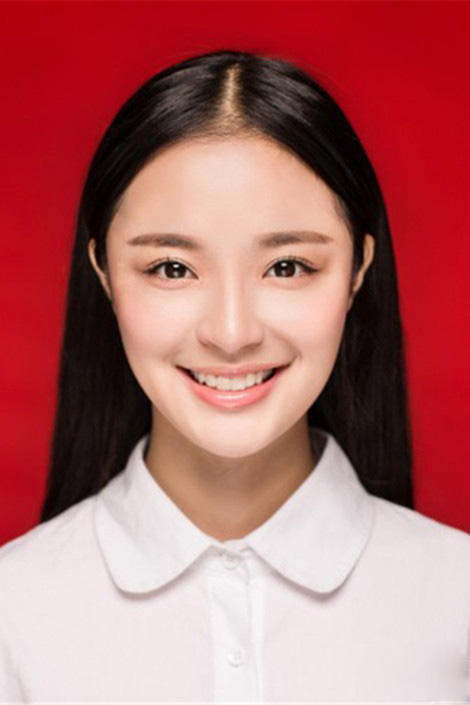
#> input picture img/1436234-36bd210160f15f9f.jpg, 470 x 705 px
$ python main.py
#> lines starting #> are read from the running program, lines starting #| are printed output that depends on the picture; after the words box and inside, x2 and y2 are one past the last pixel; in counts of white or black regions, pixels touching at a corner belong together
### id_photo_bg.py
import cv2
import numpy as np

RED_BG = 1
BULE_BG = 2
WHITE_BG = 3

# 背景HSV范围
lower_blue = np.array([78, 43, 46])
upper_blue = np.array([110, 255, 255])

lower_red = np.array([156, 43, 46])
upper_red = np.array([180, 255, 255])

lower_white = np.array([0, 0, 221])
upper_white = np.array([180, 30, 255])


def read_img(path):
    img = cv2.imread(path)
    cv2.imshow('img', img)
    return img


def erode_dilate(mask):
    erode = cv2.erode(mask, None, iterations=3)
    cv2.imshow('erode', erode)
    dilate = cv2.dilate(erode, None, iterations=4)
    cv2.imshow('dilate', dilate)
    return dilate


def replace_pixel(img, profile, color):
    RED = (0, 0, 255)
    BULE = (255, 0, 0)
    WHITE = (255, 255, 255)
    rows, cols, channels = img.shape

    for i in range(rows):
        for j in range(cols):
            if profile[i, j] == 255:
                if color == RED_BG:
                    img[i, j] = RED
                elif color == BULE_BG:
                    img[i, j] = BULE
                elif color == WHITE_BG:
                    img[i, j] = WHITE

    cv2.imshow('res', img)


def change_bg(img, bg_from, bg_to):
    hsv = cv2.cvtColor(img, cv2.COLOR_BGR2HSV)

    if bg_from == RED_BG:
        mask = cv2.inRange(hsv, lower_red, upper_red)
    elif bg_from == BULE_BG:
        mask = cv2.inRange(hsv, lower_blue, upper_blue)
    elif bg_from == WHITE_BG:
        mask = cv2.inRange(hsv, lower_white, upper_white)

    profile = erode_dilate(mask)
    replace_pixel(img, profile, bg_to)

    cv2.waitKey(0)
    cv2.destroyAllWindows()

### main.py
import id_photo_bg as ipb


def main():
    img = ipb.read_img('img/1436234-36bd210160f15f9f.jpg')
#> in read_img, img is the input picture: shape (705, 470, 3); mean B, G, R 106.7, 106.7, 176.4
    ipb.change_bg(img, ipb.RED_BG, ipb.BULE_BG)
#> in change_bg, `hsv = cv2.cvtColor(img, cv2.COLOR_BGR2HSV)`: hsv: shape (705, 470, 3); mean H, S, V 104, 123.4, 176.4
#> in change_bg, `mask = cv2.inRange(hsv, lower_red, upper_red)`:
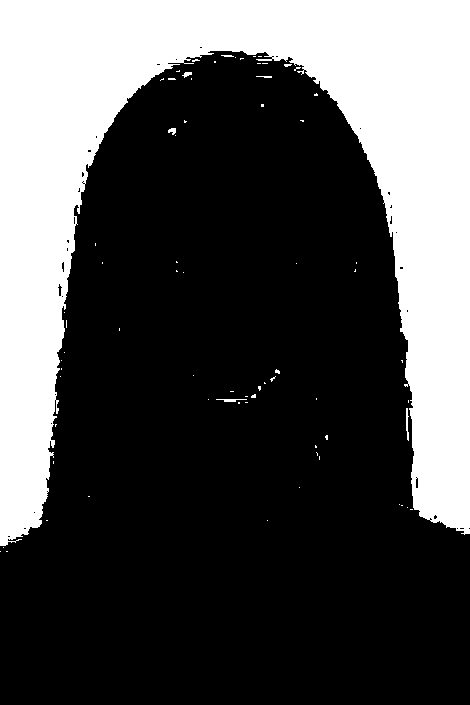
#> mask: shape (705, 470); 31% white; 72 white regions (65 under 20 px), largest, box (x1, y1, x2, y2) and area: (0, 0, 470, 546) 102067, (406, 408, 409, 441) 65, (216, 399, 247, 402) 55
#> in erode_dilate, `erode = cv2.erode(mask, None, iterations=3)`: erode: shape (705, 470); 28.9% white; 2 white regions (1 under 20 px), largest, box (x1, y1, x2, y2) and area: (0, 0, 470, 543) 95761
#> in erode_dilate, `dilate = cv2.dilate(erode, None, iterations=4)`: dilate: shape (705, 470); 31% white; 1 white region, box (x1, y1, x2, y2) and area: (0, 0, 470, 547) 102683
#> after the loop in replace_pixel, `for i in range(rows):`:
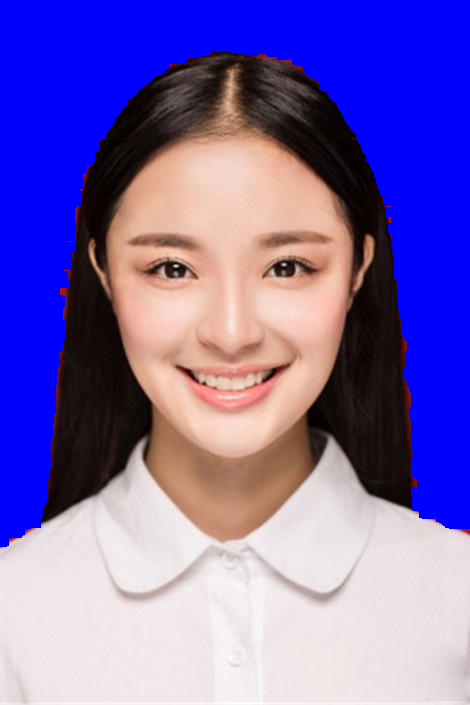
#> img: shape (705, 470, 3); mean B, G, R 178.8, 104.6, 120.9

    img = ipb.read_img('img/d90461920e2a4061b69963252250891f.jpg')
#> call 2 of read_img, with path = 'img/d90461920e2a4061b69963252250891f.jpg'
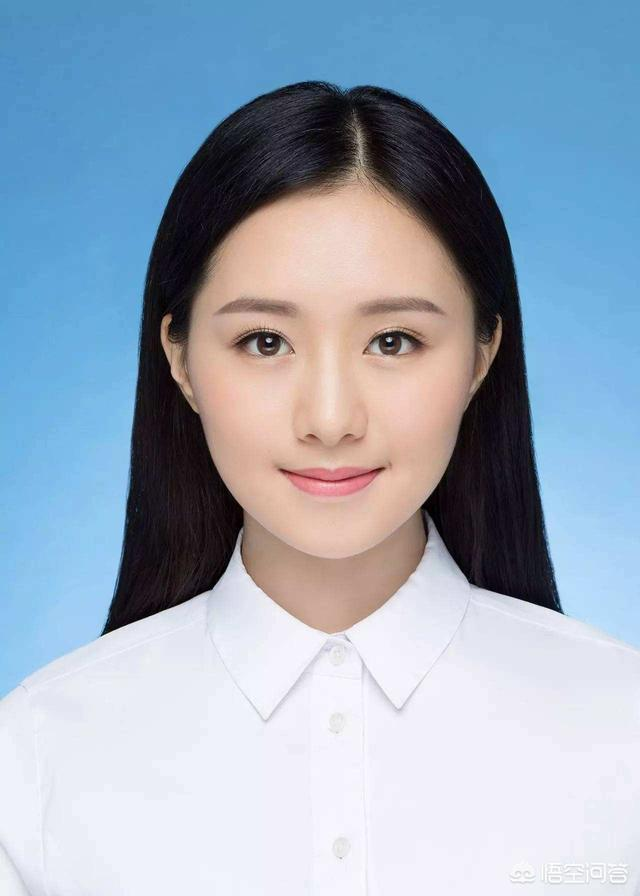
#> input picture img/d90461920e2a4061b69963252250891f.jpg, 640 x 896 px
#> in read_img, img is the input picture: shape (896, 640, 3); mean B, G, R 187.4, 169.3, 153.5
    ipb.change_bg(img, ipb.BULE_BG, ipb.WHITE_BG)
#> in change_bg (call 2), `hsv = cv2.cvtColor(img, cv2.COLOR_BGR2HSV)`: hsv: shape (896, 640, 3); mean H, S, V 95.6, 76.1, 196.8
#> in change_bg (call 2), `mask = cv2.inRange(hsv, lower_blue, upper_blue)`: mask: shape (896, 640); 36.8% white; 43 white regions (40 under 20 px), largest, box (x1, y1, x2, y2) and area: (0, 0, 640, 700) 211068, (304, 88, 320, 94) 49, (251, 109, 264, 113) 33
#> in erode_dilate (call 2), `erode = cv2.erode(mask, None, iterations=3)`: erode: shape (896, 640); 35.8% white; 1 white region, box (x1, y1, x2, y2) and area: (0, 0, 640, 696) 205253
#> in erode_dilate (call 2), `dilate = cv2.dilate(erode, None, iterations=4)`: dilate: shape (896, 640); 37.1% white; 1 white region, box (x1, y1, x2, y2) and area: (0, 0, 640, 700) 212622
#> call 2 of replace_pixel, with color = 3
#> after the loop in replace_pixel (call 2), `for i in range(rows):`:
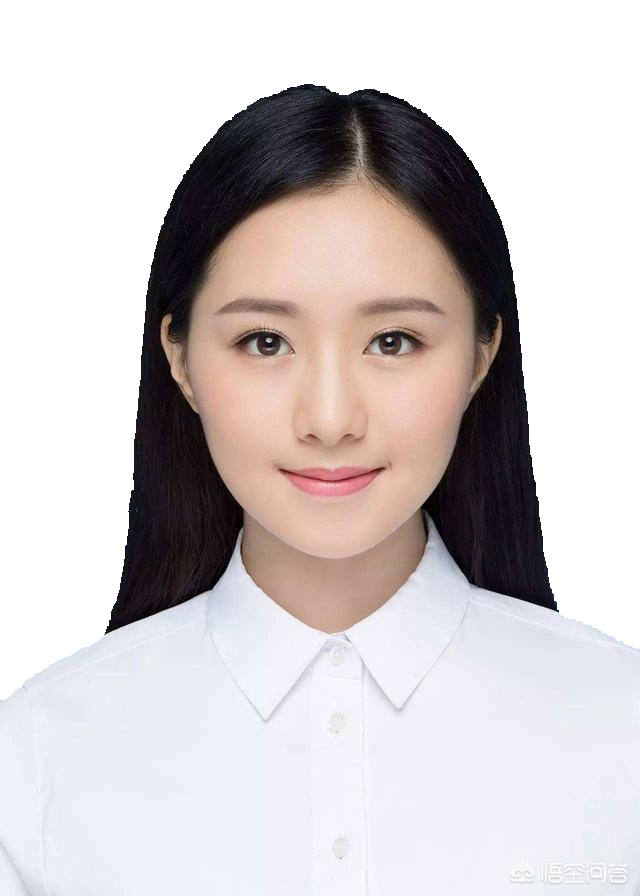
#> img: shape (896, 640, 3); mean B, G, R 202.2, 201.2, 207.8

    img = ipb.read_img('img/4034970a304e251fc2868759ad86c9177f3e5319.jpg')
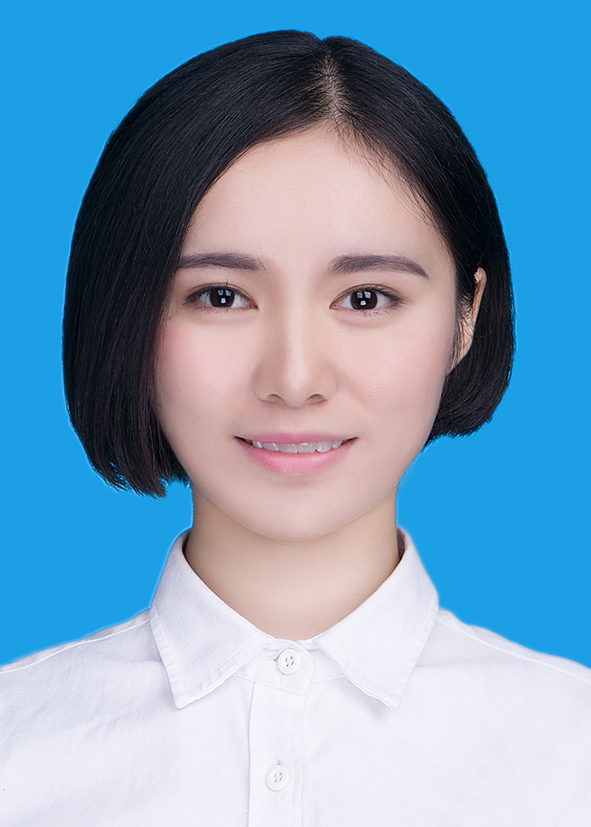
#> input picture img/4034970a304e251fc2868759ad86c9177f3e5319.jpg, 591 x 827 px
#> in read_img, img is the input picture: shape (827, 591, 3); mean B, G, R 185.8, 158.4, 120.6
    ipb.change_bg(img, ipb.BULE_BG, ipb.RED_BG)
#> in change_bg (call 3), `hsv = cv2.cvtColor(img, cv2.COLOR_BGR2HSV)`: hsv: shape (827, 591, 3); mean H, S, V 89.7, 108.4, 194.8
#> in change_bg (call 3), `mask = cv2.inRange(hsv, lower_blue, upper_blue)`: mask: shape (827, 591); 35.7% white; 469 white regions (465 under 20 px), largest, box (x1, y1, x2, y2) and area: (0, 0, 591, 670) 173504, (404, 83, 420, 93) 35, (272, 34, 285, 41) 27, (296, 34, 306, 40) 21
#> in erode_dilate (call 3), `erode = cv2.erode(mask, None, iterations=3)`: erode: shape (827, 591); 33.8% white; 1 white region, box (x1, y1, x2, y2) and area: (0, 0, 591, 666) 165411
#> in erode_dilate (call 3), `dilate = cv2.dilate(erode, None, iterations=4)`:
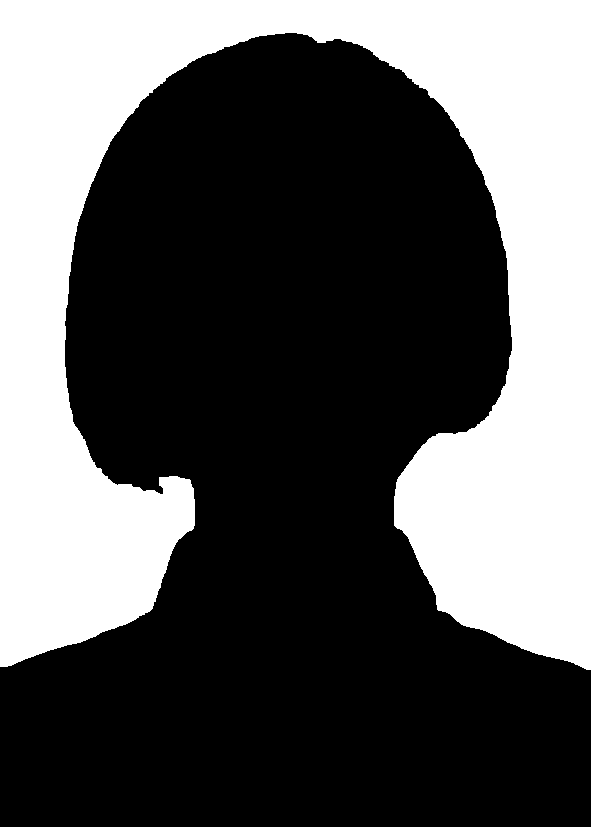
#> dilate: shape (827, 591); 35.8% white; 1 white region, box (x1, y1, x2, y2) and area: (0, 0, 591, 670) 175127
#> call 3 of replace_pixel, with color = 1
#> after the loop in replace_pixel (call 3), `for i in range(rows):`:
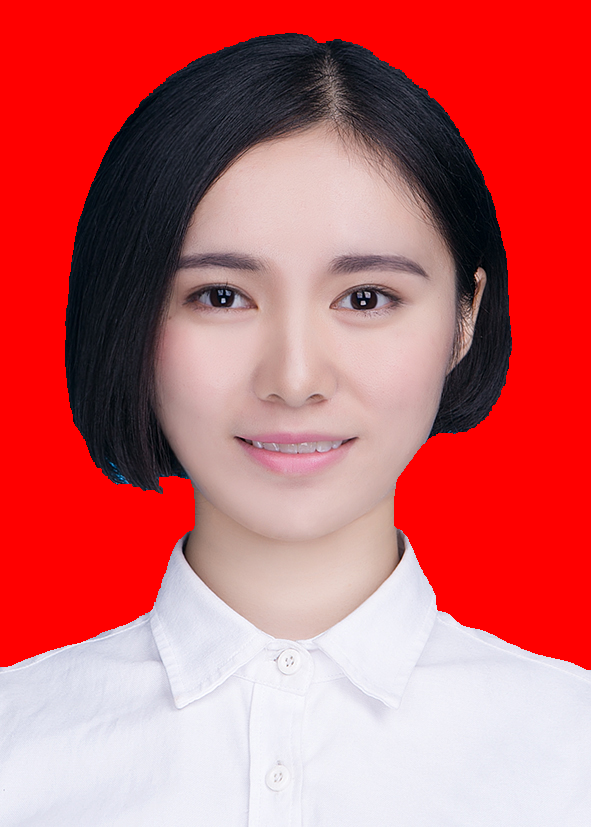
#> img: shape (827, 591, 3); mean B, G, R 105.2, 102.4, 201.5


if __name__ == "__main__":
    main()
